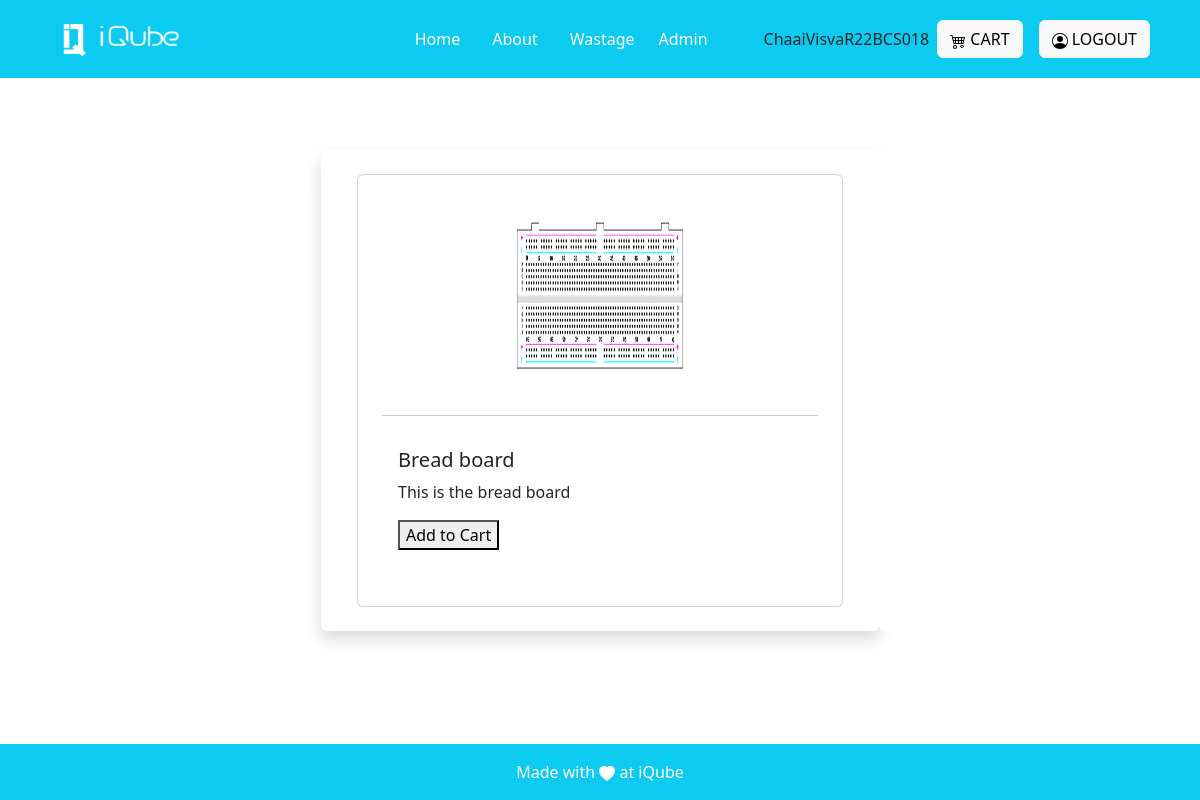
Page /product_description/1 (signed in) on the committed database.
### invention/models.py (models this page shows, shortened)
class Product(models.Model):
    name=models.CharField(max_length=255)
    decription=models.CharField(max_length=100)
    actual_count=models.PositiveIntegerField()
    available_count=models.PositiveIntegerField()
    dummy_count = models.PositiveIntegerField()
    category= models.ForeignKey('Category', on_delete=models.CASCADE)
    created_at = models.DateTimeField(auto_now=True)
    image = models.ImageField(upload_to='images')

### invention/views.py (the view)
# urls.py: path('product_description/<int:pk>', views.product_description, name="Product_description"),
@login_required(login_url='login')
def product_description(request, pk):
    item = Product.objects.get( pk =pk)
    return render(request, 'product_description.html', {'item':item,})

### invention/templates/product_description.html
{% extends 'base.html' %}
{% block base %}
<div class="container justify-content-around mt-5 p-4">
    <div class="row">
      <div class="col-3 bg-white rounded d-none d-md-block">
          <div class="card p-2 border-white">
             <div class="card-subtitle p-2">
                <div class="card-text p-2">
                </div>
             </div>
          </div>
      </div>
      <div class="col-6 bg-white rounded shadow border-black">
        <div class="card p-4 m-4">
        <div class="row justify-content-center">
          <img src="{{item.image.url}}" class="card-img-top p-2 " alt="Product Image" style="width: 200px; height: 200px;">
        </div>
        <hr>
          <div class="card-body">
            <h5 class="card-title">{{item.name}}</h5>
            <p class="card-text">{{item.decription}}</p>
            <p class="row justify-content-center "><a href="{% url 'add_to_cart' item.id %}"><Button>Add to Cart</Button></a></p>
          </div>
        </div>
      </div>
      <div class="col-3 bg-white rounded d-none d-lg-block">
        <div class="card p-2 border-white">
          <div class="card-subtitle p-2">
             <div class="card-text p-2">
             </div>
          </div>
       </div>
      </div>
    </div>
</div>
{% endblock %}

### invention/templates/base.html (shortened to what this page needs)
{% load static %}
<!DOCTYPE html>
<html lang="en">
<head>
    <link href="https://cdn.jsdelivr.net/npm/bootstrap@5.3.2/dist/css/bootstrap.min.css" rel="stylesheet"
>
</head>
<body>
    <nav class="sticky-top navbar navbar-expand-lg navbar-dark bg-info p-3">
    <div class="container">
            <a class="navbar-brand" href="#">
                <img src="{% static 'images/logo-white.png' %}" alt="Logo" height="36" width="150">
            </a>
            <div class="collapse navbar-collapse justify-content-end" id="navbarNav">
                <ul class="navbar-nav mx-5">
                    <li class="nav-item mx-2">
                        <a class="nav-link active" href="{% url 'Home'%}">Home</a>
                    </li>
                    <li class="nav-item mx-2">
                        <a class="nav-link active" href="{% url 'About' %}">About</a>
                    </li>
                    <li class="nav-item mx-2">
                        <a class="nav-link active" href="{% url 'Add_wastage'%}">Wastage</a>
                    </li>
                   {% if request.user.group == "admin" or "superadmin" %}
                    <li>
                        <a   class="nav-link active" href="{% url 'admin_views' %}">Admin</a>
                    </li>
                    {% endif %}
                </ul>
            </div>
            {{request.user.username}}
            <div class="mt-3 mt-lg-0 mx-2">
                <a class="btn btn-light" href="{% url 'view_cart' %}">
                    CART
                </a>
            </div>
            {% if not user.is_authenticated %}
            <div class="mt-3 mt-lg-0 mx-2">
                <a class="btn btn-light" href="{% url "social:begin" 'azuread-tenant-oauth2' %}">
                    <svg xmlns="http://www.w3.org/2000/svg" width="16" height="16" fill="currentColor" class="bi bi-person-circle" viewBox="0 0 16 16">
                    <path d="M11 6a3 3 0 1 1-6 0 3 3 0 0 1 6 0"/>
                        <path fill-rule="evenodd" d="M0 8a8 8 0 1 1 16 0A8 8 0 0 1 0 8m8-7a7 7 0 0 0-5.468 11.37C3.242 11.226 4.805 10 8 10s4.757 1.225 5.468 2.37A7 7 0 0 0 8 1"/>
                    </svg>
                    LOGIN
                </a>
            </div>
            {% else %}
            <div class="mt-3 mt-lg-0 mx-2">
                <a class="btn btn-light" href="{% url 'logout' %}">
                    LOGOUT
                </a>
            </div>
            {% endif %}
        </div>
    </nav>
    <main>
        <div>
            {% block base %}{% endblock %}
        </div>
    </main>
    <footer class="bg-light text-center text-lg-start fixed-bottom">
        <div class="text-center p-3 bg-info p-3" style=" color: white;">
            <div>Made with
                <svg xmlns="http://www.w3.org/2000/svg" width="16" height="16" fill="currentColor"
                    class="bi bi-heart-fill" viewBox="0 0 16 16">
                    <path fill-rule="evenodd"
                        d="M8 1.314C12.438-3.248 23.534 4.735 8 15-7.534 4.736 3.562-3.248 8 1.314z" />
                </svg>
               at iQube
            </div>
        </div>
    </footer>
</body>
</html>
{% load sweetify %}

### invention/templates/base.html (style rules this page uses)
html { scroll-behavior:smooth; }

### rows in the picture
Product: image (picture), name "Bread board", decription "This is the bread board"

### other values in the picture
{{ request.user.username }} "ChaaiVisvaR22BCS018"
